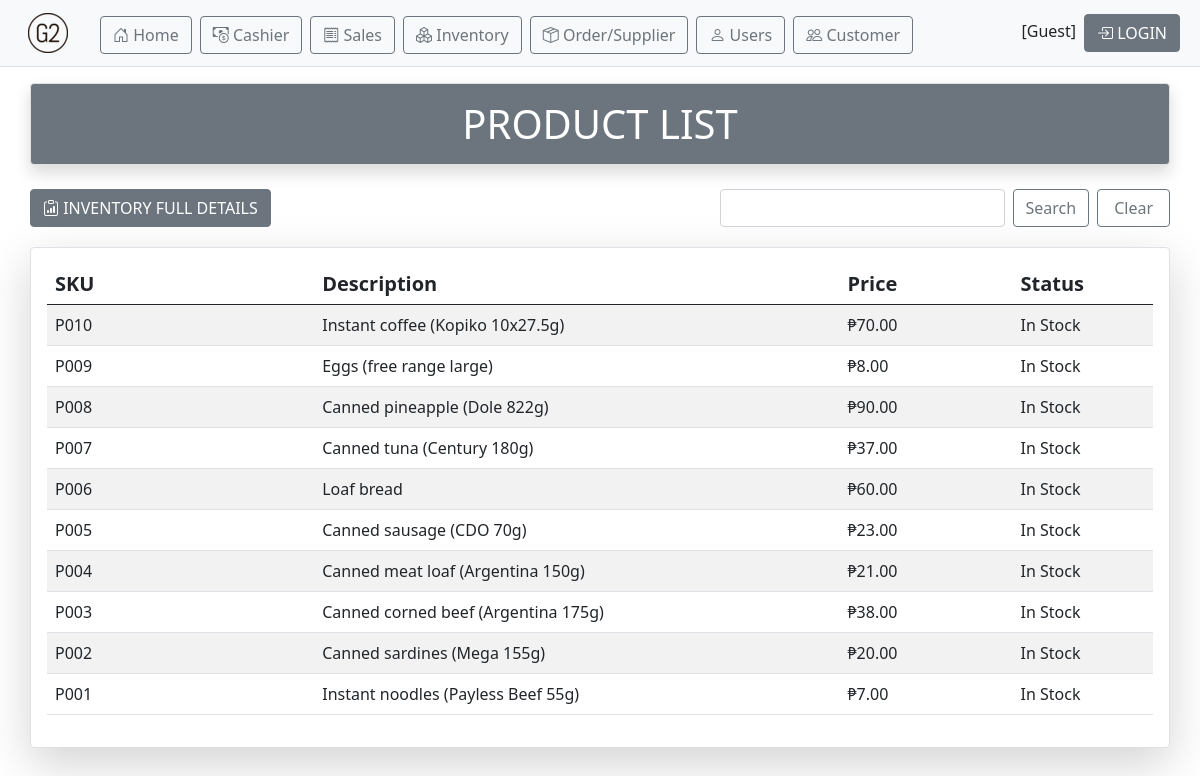
Screenshot of /products_result.php with the database file from the repository.
### tables this page shows
CREATE TABLE `store_prod_inventory` (
  `prod_id` int(11) NOT NULL,
  `prod_sku` varchar(15) NOT NULL,
  `prod_desc` varchar(150) NOT NULL,
  `prod_status` varchar(15) NOT NULL,
  `prod_price` decimal(7,2) NOT NULL,
  `prod_quant` int(11) NOT NULL,
  `prod_total_amount` decimal(7,2) NOT NULL,
  `prod_date_added` timestamp NOT NULL DEFAULT current_timestamp() ON UPDATE current_timestamp(),
  `prod_date_updated` timestamp NOT NULL DEFAULT current_timestamp()
);

### products_result.php (the view, shortened to what this page needs)
<?php
$con = connection();
$search = $_GET['search'];
$sql = "SELECT * FROM store_prod_inventory WHERE prod_sku LIKE '%$search%' || prod_desc LIKE '%$search%' || prod_status LIKE '%$search%' || prod_price LIKE '%$search%' || prod_quant LIKE '%$search%' ORDER BY prod_id DESC";
$table = $con->query($sql) or die ($con->error);
$row = $table->fetch_assoc();
?>
<!DOCTYPE html>
<html lang="en">
<head>
	<link rel="stylesheet" href="css/bootstrap.min.css">
	<link rel="stylesheet" href="https://cdn.jsdelivr.net/npm/bootstrap-icons@1.10.2/font/bootstrap-icons.css">
</head>
<body>
	<?php include 'navbar.php' ?>
	<div class="container text-center mt-3 mb-4 p-3 border shadow bg-secondary text-white rounded h1">PRODUCT LIST</div>
	<div class="container mb-3 p-0">
		<form class="d-flex" action="products_result.php" method="GET">
			<a class="btn btn-secondary text-decoration-none text-white mb-1 me-2" href="inventory.php"><i class='bi bi-clipboard-data'></i> INVENTORY FULL DETAILS</a>
			<input class="w-25 ms-auto form-control me-2 mb-1" type="text" name="search" id="search">
			<button class="btn btn-outline-secondary me-2 mb-1" type="sumbit" name="query">Search</button>
			<a class="btn btn-outline-secondary pe-3 ps-3 mb-1" href="products.php">Clear</a>
		</form>
	</div>
	<div class="container my-2 border shadow-lg p-3 bg-body rounded table-responsive">
		<div class="row">
			<div class="col">
				<table class="table table-striped table-hover">
					<thead class="h5">
						<tr>
							<th>SKU</th>
							<th></th>
							<th></th>
							<th></th>
							<th></th>
							<th></th>
							<th></th>
							<th>Description</th>
							<th>Price</th>
							<th></th>
							<th></th>
							<th>Status</th>
						</tr>
					</thead>
					<tbody>
						<?php do{ ?>
						<tr>
							<td><?php echo $row['prod_sku']; ?></td>
							<th></th>
							<th></th>
							<th></th>
							<th></th>
							<th></th>
							<th></th>
							<td><?php echo $row['prod_desc']; ?></td>
							<td><?php echo "₱" . $row['prod_price']; ?></td>
							<th></th>
							<td></td>
							<td><?php echo $row['prod_status']; ?></td>
						</tr>
						<?php }while($row = $table->fetch_assoc()); ?>
					</tbody>
				</table>
			</div>
		</div>
	</div>
</body>
</html>

### rows the page displays
store_prod_inventory: prod_sku "P010", prod_desc "Instant coffee (Kopiko 10x27.5g)", prod_price "70.00", prod_status "In Stock"
store_prod_inventory: prod_sku "P009", prod_desc "Eggs (free range large)", prod_price "8.00", prod_status "In Stock"
store_prod_inventory: prod_sku "P008", prod_desc "Canned pineapple (Dole 822g)", prod_price "90.00", prod_status "In Stock"
store_prod_inventory: prod_sku "P007", prod_desc "Canned tuna (Century 180g)", prod_price "37.00", prod_status "In Stock"
store_prod_inventory: prod_sku "P006", prod_desc "Loaf bread", prod_price "60.00", prod_status "In Stock"
store_prod_inventory: prod_sku "P005", prod_desc "Canned sausage (CDO 70g)", prod_price "23.00", prod_status "In Stock"
store_prod_inventory: prod_sku "P004", prod_desc "Canned meat loaf (Argentina 150g)", prod_price "21.00", prod_status "In Stock"
store_prod_inventory: prod_sku "P003", prod_desc "Canned corned beef (Argentina 175g)", prod_price "38.00", prod_status "In Stock"
store_prod_inventory: prod_sku "P002", prod_desc "Canned sardines (Mega 155g)", prod_price "20.00", prod_status "In Stock"
store_prod_inventory: prod_sku "P001", prod_desc "Instant noodles (Payless Beef 55g)", prod_price "7.00", prod_status "In Stock"
